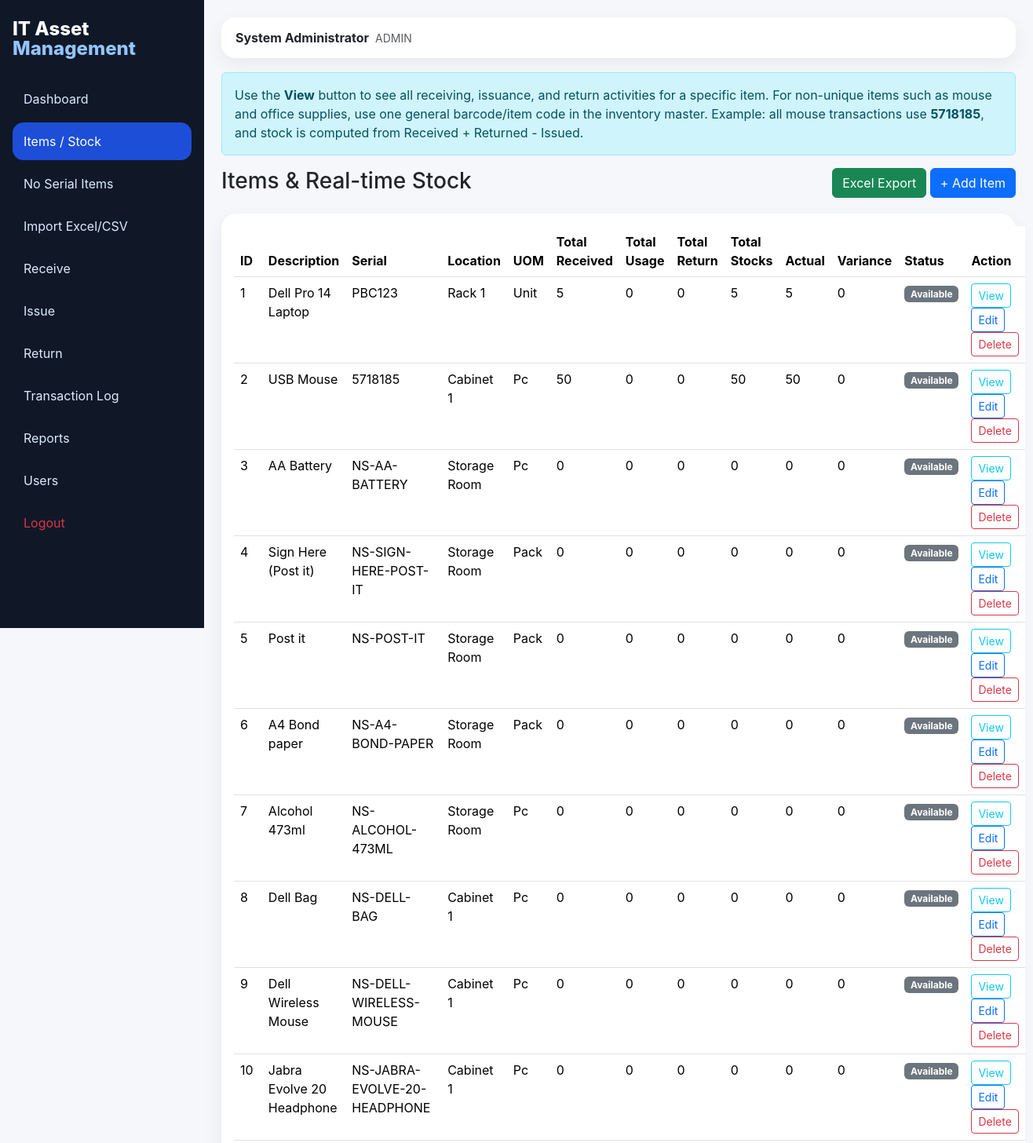
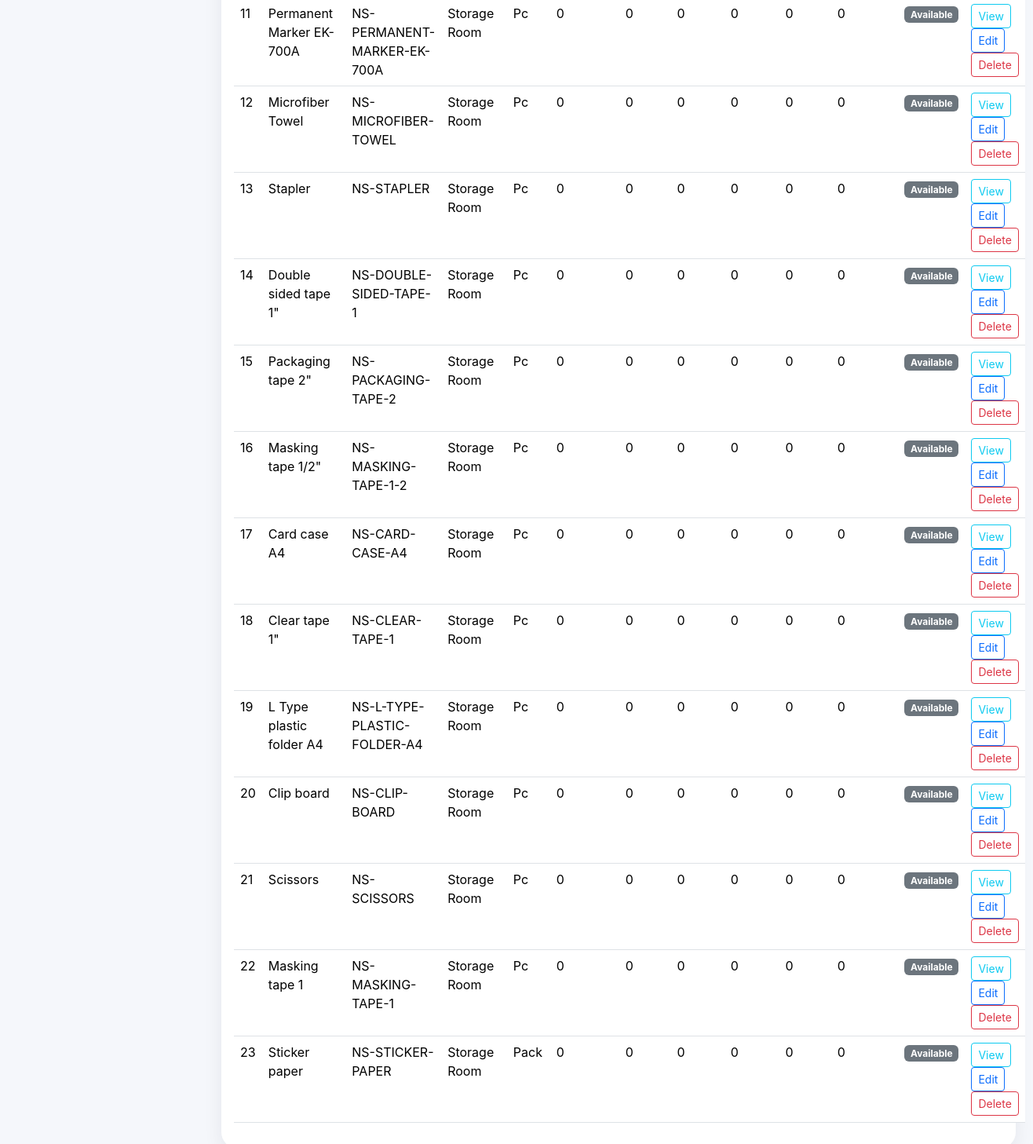
Page /items.php (signed in) on the committed database (2 pictures, top to bottom).
### tables this page shows
CREATE TABLE items (
 id INT AUTO_INCREMENT PRIMARY KEY,
 item_description VARCHAR(150) NOT NULL,
 serial_number VARCHAR(80) NULL COMMENT 'Serialized asset serial or general item code for non-serialized stock items.',
 location VARCHAR(80) DEFAULT NULL,
 uom VARCHAR(20) DEFAULT 'Pc',
 boh INT NOT NULL DEFAULT 0,
 total_received INT NOT NULL DEFAULT 0,
 total_issued INT NOT NULL DEFAULT 0,
 total_returned INT NOT NULL DEFAULT 0,
 actual_stock INT NOT NULL DEFAULT 0,
 status ENUM('Available','Issued','Low Stock','Out of Stock') NOT NULL DEFAULT 'Available',
 current_co VARCHAR(100) DEFAULT NULL,
 reorder_level INT NOT NULL DEFAULT 5,
 created_at TIMESTAMP DEFAULT CURRENT_TIMESTAMP,
 updated_at TIMESTAMP DEFAULT CURRENT_TIMESTAMP ON UPDATE CURRENT_TIMESTAMP,
 UNIQUE KEY uq_items_serial_number (serial_number),
 KEY idx_items_description (item_description),
 KEY idx_items_status (status)
);

### config/auth.php (called while the page is built, shortened)
<?php
require_once __DIR__.'/db.php';
function current_role(){
    return $_SESSION['role'] ?? '';
}
function is_admin(){
    return current_role() === 'admin';
}
?>

### config/db.php (called while the page is built, shortened)
<?php
function e($v){ return htmlspecialchars((string)$v, ENT_QUOTES, 'UTF-8'); }
?>

### items.php (the view, shortened to what this page needs)
<?php include 'includes/header.php';
$res=$conn->query("SELECT *,(boh+total_received+total_returned-total_issued) stock, ((boh+total_received+total_returned-total_issued)-actual_stock) variance FROM items ORDER BY updated_at DESC"); ?>
<div class='alert alert-info'>Use the <b>View</b> button to see all receiving, issuance, and return activities for a specific item. For non-unique items such as mouse and office supplies, use one general barcode/item code in the inventory master. Example: all mouse transactions use <b>5718185</b>, and stock is computed from Received + Returned - Issued.</div><div class='d-flex justify-content-between mb-3'><h3>Items & Real-time Stock</h3><div><?php if(is_admin()): ?><a class='btn btn-success' href='export_excel.php?type=items'>Excel Export</a> <button class='btn btn-primary' onclick='openItemModal()'>+ Add Item</button><?php endif; ?></div></div>
<div class='card cardx p-3'><table class='table table-hover datatable'><thead><tr><th>ID</th><th>Description</th><th>Serial</th><th>Location</th><th>UOM</th><th>Total Received</th><th>Total Usage</th><th>Total Return</th><th>Total Stocks</th><th>Actual</th><th>Variance</th><th>Status</th><th>Action</th></tr></thead><tbody>
<?php while($r=$res->fetch_assoc()): ?><tr class='<?= $r['stock']<=0?'out':($r['stock']<=$r['reorder_level']?'low':'') ?>'><td><?=$r['id']?></td><td><?=e($r['item_description'])?></td><td><?=e($r['serial_number'])?></td><td><?=e($r['location'])?></td><td><?=e($r['uom'])?></td><td><?=$r['total_received']?></td><td><?=$r['total_issued']?></td><td><?=$r['total_returned']?></td><td><?=$r['stock']?></td><td><?=$r['actual_stock']?></td><td><?=$r['variance']?></td><td><span class='badge bg-secondary'><?=e($r['status'])?></span></td><td><button type='button' class='btn btn-sm btn-outline-info' onclick='openActivityModal(<?=$r['id']?>)'>View</button> <?php if(is_admin()): ?><button class='btn btn-sm btn-outline-primary' onclick='openItemModal(<?=$r['id']?>)'>Edit</button> <button class='btn btn-sm btn-outline-danger' onclick='deleteItem(<?=$r['id']?>)'>Delete</button><?php endif; ?></td></tr><?php endwhile; ?></tbody></table></div>
<?php include 'includes/footer.php'; ?>

### assets/css/style.css (style rules this page uses)
:root { --side:#101828;--accent:#2563eb;--bg:#f5f7fb }
body { background:var(--bg);font-family:Inter,Arial,sans-serif }
.cardx { background:#fff;border:0;border-radius:20px;box-shadow:0 10px 25px rgba(16,24,40,.07) }
.out { background:#fee2e2!important }

### rows in the picture
items: id "1", item_description "Dell Pro 14 Laptop", serial_number "PBC123", location "Rack 1", uom "Unit", total_received "5", total_issued "0", total_returned "0", stock "5", actual_stock "5", variance "0", status "Available"
items: id "2", item_description "USB Mouse", serial_number "5718185", location "Cabinet 1", uom "Pc", total_received "50", total_issued "0", total_returned "0", stock "50", actual_stock "50", variance "0", status "Available"
items: id "3", item_description "AA Battery", serial_number "NS-AA-BATTERY", location "Storage Room", uom "Pc", total_received "0", total_issued "0", total_returned "0", stock "0", actual_stock "0", variance "0", status "Available"
items: id "4", item_description "Sign Here (Post it)", serial_number "NS-SIGN-HERE-POST-IT", location "Storage Room", uom "Pack", total_received "0", total_issued "0", total_returned "0", stock "0", actual_stock "0", variance "0", status "Available"
items: id "5", item_description "Post it", serial_number "NS-POST-IT", location "Storage Room", uom "Pack", total_received "0", total_issued "0", total_returned "0", stock "0", actual_stock "0", variance "0", status "Available"
items: id "6", item_description "A4 Bond paper", serial_number "NS-A4-BOND-PAPER", location "Storage Room", uom "Pack", total_received "0", total_issued "0", total_returned "0", stock "0", actual_stock "0", variance "0", status "Available"
items: id "7", item_description "Alcohol 473ml", serial_number "NS-ALCOHOL-473ML", location "Storage Room", uom "Pc", total_received "0", total_issued "0", total_returned "0", stock "0", actual_stock "0", variance "0", status "Available"
items: id "8", item_description "Dell Bag", serial_number "NS-DELL-BAG", location "Cabinet 1", uom "Pc", total_received "0", total_issued "0", total_returned "0", stock "0", actual_stock "0", variance "0", status "Available"
items: id "9", item_description "Dell Wireless Mouse", serial_number "NS-DELL-WIRELESS-MOUSE", location "Cabinet 1", uom "Pc", total_received "0", total_issued "0", total_returned "0", stock "0", actual_stock "0", variance "0", status "Available"
items: id "10", item_description "Jabra Evolve 20 Headphone", serial_number "NS-JABRA-EVOLVE-20-HEADPHONE", location "Cabinet 1", uom "Pc", total_received "0", total_issued "0", total_returned "0", stock "0", actual_stock "0", variance "0", status "Available"
items: id "11", item_description "Permanent Marker EK-700A", serial_number "NS-PERMANENT-MARKER-EK-700A", location "Storage Room", uom "Pc", total_received "0", total_issued "0", total_returned "0", stock "0", actual_stock "0", variance "0", status "Available"
items: id "12", item_description "Microfiber Towel", serial_number "NS-MICROFIBER-TOWEL", location "Storage Room", uom "Pc", total_received "0", total_issued "0", total_returned "0", stock "0", actual_stock "0", variance "0", status "Available"
items: id "13", item_description "Stapler", serial_number "NS-STAPLER", location "Storage Room", uom "Pc", total_received "0", total_issued "0", total_returned "0", stock "0", actual_stock "0", variance "0", status "Available"
items: id "14", item_description "Double sided tape 1\"", serial_number "NS-DOUBLE-SIDED-TAPE-1", location "Storage Room", uom "Pc", total_received "0", total_issued "0", total_returned "0", stock "0", actual_stock "0", variance "0", status "Available"
items: id "15", item_description "Packaging tape 2\"", serial_number "NS-PACKAGING-TAPE-2", location "Storage Room", uom "Pc", total_received "0", total_issued "0", total_returned "0", stock "0", actual_stock "0", variance "0", status "Available"
items: id "16", item_description "Masking tape 1/2\"", serial_number "NS-MASKING-TAPE-1-2", location "Storage Room", uom "Pc", total_received "0", total_issued "0", total_returned "0", stock "0", actual_stock "0", variance "0", status "Available"
items: id "17", item_description "Card case A4", serial_number "NS-CARD-CASE-A4", location "Storage Room", uom "Pc", total_received "0", total_issued "0", total_returned "0", stock "0", actual_stock "0", variance "0", status "Available"
items: id "18", item_description "Clear tape 1\"", serial_number "NS-CLEAR-TAPE-1", location "Storage Room", uom "Pc", total_received "0", total_issued "0", total_returned "0", stock "0", actual_stock "0", variance "0", status "Available"
items: id "19", item_description "L Type plastic folder A4", serial_number "NS-L-TYPE-PLASTIC-FOLDER-A4", location "Storage Room", uom "Pc", total_received "0", total_issued "0", total_returned "0", stock "0", actual_stock "0", variance "0", status "Available"
items: id "20", item_description "Clip board", serial_number "NS-CLIP-BOARD", location "Storage Room", uom "Pc", total_received "0", total_issued "0", total_returned "0", stock "0", actual_stock "0", variance "0", status "Available"
items: id "21", item_description "Scissors", serial_number "NS-SCISSORS", location "Storage Room", uom "Pc", total_received "0", total_issued "0", total_returned "0", stock "0", actual_stock "0", variance "0", status "Available"
items: id "22", item_description "Masking tape 1", serial_number "NS-MASKING-TAPE-1", location "Storage Room", uom "Pc", total_received "0", total_issued "0", total_returned "0", stock "0", actual_stock "0", variance "0", status "Available"
items: id "23", item_description "Sticker paper", serial_number "NS-STICKER-PAPER", location "Storage Room", uom "Pack", total_received "0", total_issued "0", total_returned "0", stock "0", actual_stock "0", variance "0", status "Available"

### other values in the picture
$_SESSION['name'] "System Administrator"
$_SESSION['role'] "ADMIN"
